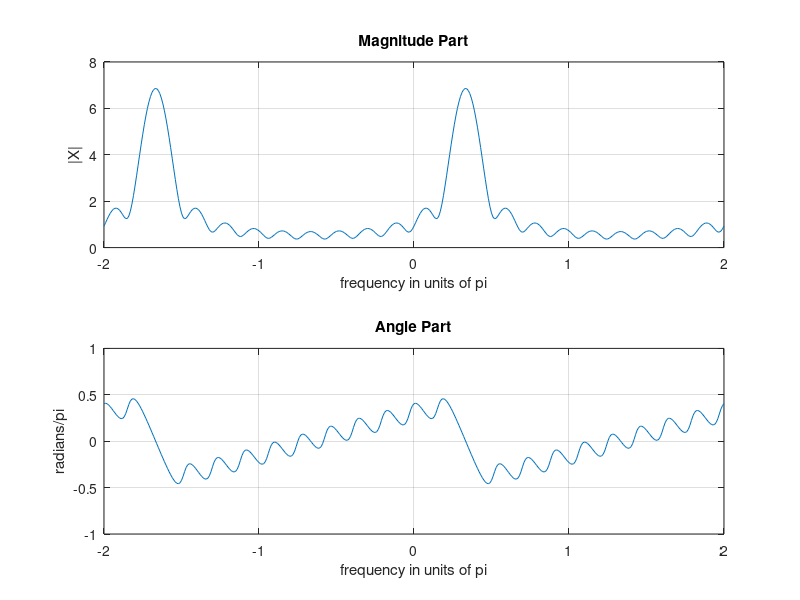

Here is the MATLAB script that generated this plot:
subplot(1,1,1)

n = 0:10; x = (0.9*exp(j*pi/3)).^n;

k = -200:200; w = (pi/100)*k;

X = x * (exp(-j*pi/100)) .^ (n'*k);

magX = abs(X); angX =angle(X);

subplot(2,1,1); plot(w/pi,magX);grid

axis([-2,2,0,8])

xlabel('frequency in units of pi'); ylabel('|X|')

title('Magnitude Part')

subplot(2,1,2); plot(w/pi,angX/pi);grid

axis([-2,2,-1,1])

xlabel('frequency in units of pi'); ylabel('radians/pi')

title('Angle Part')

